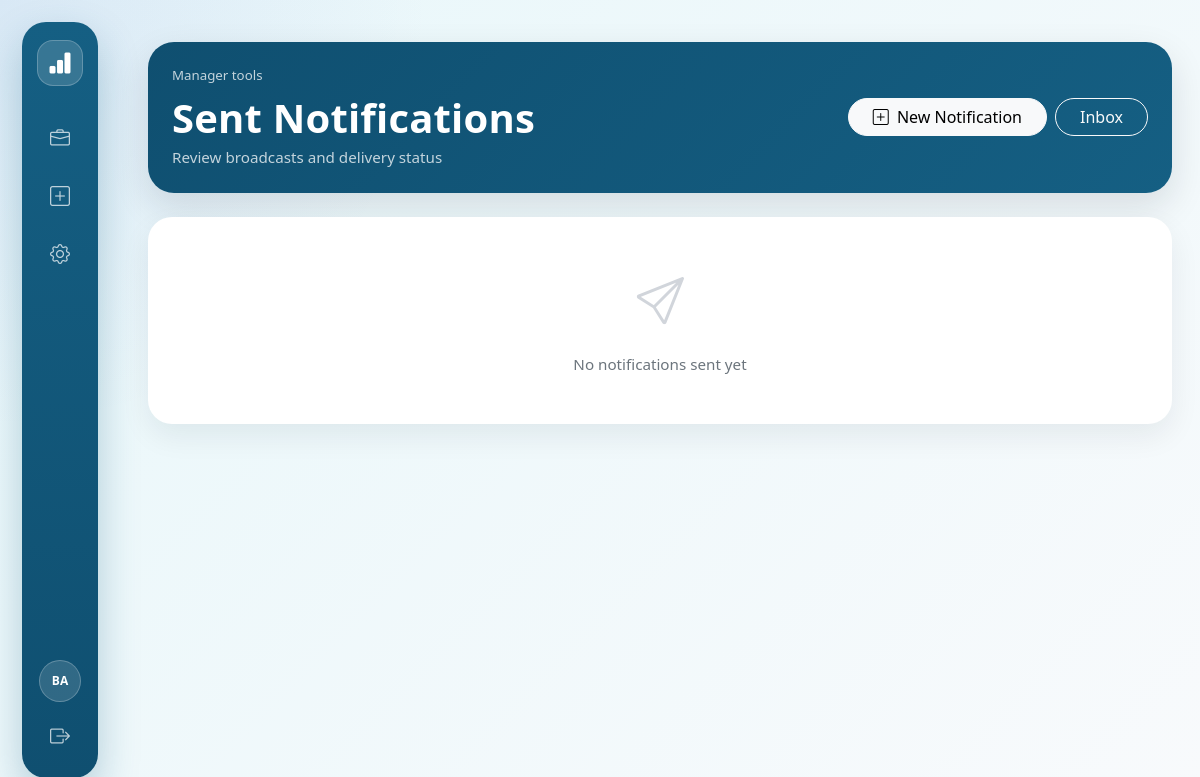
The app's page /notifications/sent/ (signed in), older data.
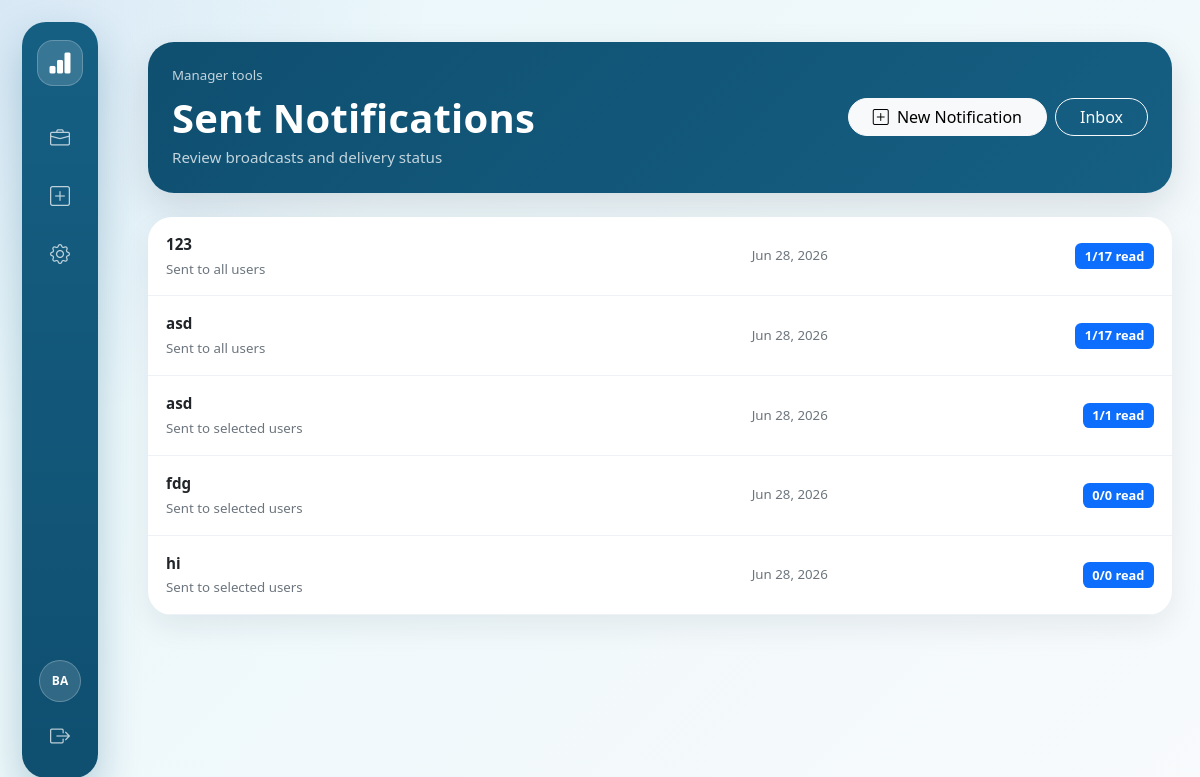
The same page, newer data.
### notifications/models.py (models this page shows, shortened)
class Notification(models.Model):
    sender = models.ForeignKey(
        settings.AUTH_USER_MODEL,
        on_delete=models.PROTECT,
        related_name='sent_notifications',
    )
    title = models.CharField(max_length=200)
    body = models.TextField()
    send_to_all = models.BooleanField(default=False)
    target_departments = models.ManyToManyField(Department, blank=True, related_name='notifications')
    created_at = models.DateTimeField(auto_now_add=True)
    sent_at = models.DateTimeField(null=True, blank=True)
    class Meta:
        ordering = ['-created_at']

### notifications/views.py (the view)
# urls.py: path('sent/', views.notification_sent_list, name='sent'),
@login_required
@user_passes_test(is_manager)
def notification_sent_list(request):
    notifications = (
        Notification.objects
        .filter(sender=request.user)
        .prefetch_related('deliveries__recipient', 'target_departments')
        .order_by('-sent_at', '-created_at')
    )
    rows = []
    for notification in notifications:
        deliveries = list(notification.deliveries.all())
        total_recipients = len(deliveries)
        read_count = sum(1 for delivery in deliveries if delivery.read_at is not None)
        departments = list(notification.target_departments.all())
        rows.append({
            'notification': notification,
            'total_recipients': total_recipients,
            'read_count': read_count,
            'departments': departments,
        })
    return render(request, 'notifications/notification_sent_list.html', {'rows': rows})

### core/context_processors.py (called while the page is built)
def unread_letter_count(request):
    if request.user.is_authenticated:
        try:
            from internal_letter.models import InternalLetter, LetterStatus
            unread_count = InternalLetter.objects.filter(
                recipient=request.user,
                status=LetterStatus.SENT
            ).exclude(read_by=request.user).count()
            return {'unread_letter_count': unread_count}
        except (ImportError, Exception):
            return {'unread_letter_count': 0}
    return {'unread_letter_count': 0}

### notifications/views.py (called while the page is built)
def is_manager(user):
    if not user.is_authenticated:
        return False
    if user.is_superuser or user.is_staff:
        return True
    profile = getattr(user, 'profile', None)
    return getattr(profile, 'role', None) in [Role.MIDDLE, Role.EXECUTIVE, Role.BOARD]

### notifications/templates/notifications/notification_sent_list.html (shortened to what this page needs)
{% extends "base.html" %}
{% block content %}
<div class="sent-shell">
  <div class="card sent-hero mb-4">
    <div class="card-body p-4">
      <div class="d-flex justify-content-between align-items-center flex-wrap gap-3">
        <div>
          <div class="small opacity-75 mb-2">Manager tools</div>
          <h1 class="page-title mb-1">Sent Notifications</h1>
          <div class="opacity-75">Review broadcasts and delivery status</div>
        </div>
        <div class="d-flex gap-2 flex-wrap">
          <a class="btn btn-light rounded-pill px-4" href="{% url 'notifications:create' %}">
            <i class="bi bi-plus-square me-1"></i> New Notification
          </a>
          <a class="btn btn-outline-light rounded-pill px-4" href="{% url 'notifications:inbox' %}">
            Inbox
          </a>
        </div>
      </div>
    </div>
  </div>
  <div class="card sent-card">
    {% for row in rows %}
      <div class="sent-row" onclick="window.location.href='{% url 'notifications:sent_detail' row.notification.pk %}'">
        <div class="row align-items-center g-3">
          <div class="col-md-7">
            <div class="fw-bold mb-1">{{ row.notification.title }}</div>
            <div class="text-muted small">
              {% if row.notification.send_to_all %}
                Sent to all users
              {% elif row.departments %}
                Sent to department{{ row.departments|length|pluralize }}:
                {% for department in row.departments %}{{ department.name }}{% if not forloop.last %}, {% endif %}{% endfor %}
              {% else %}
                Sent to selected users
              {% endif %}
            </div>
          </div>
          <div class="col-md-3 text-muted small">
            {% if row.notification.sent_at %}
              {{ row.notification.sent_at|date:"M d, Y" }}
            {% else %}
              {{ row.notification.created_at|date:"M d, Y" }}
            {% endif %}
          </div>
          <div class="col-md-2 text-md-end">
            <span class="badge bg-primary">{{ row.read_count }}/{{ row.total_recipients }} read</span>
          </div>
        </div>
      </div>
    {% empty %}
      <div class="text-center py-5">
        <i class="bi bi-send" style="font-size: 3rem; color: #d1d5db;"></i>
        <p class="text-muted mt-3 mb-0">No notifications sent yet</p>
      </div>
    {% endfor %}
  </div>
</div>
{% endblock %}

Row changes from the older to the newer data that the page shows:
added Notification: notification "123", send_to_all "Sent to all users", notification.sent_at "Jun 28, 2026", read_count "1", total_recipients "17"
added Notification: notification "asd", send_to_all "Sent to all users", notification.sent_at "Jun 28, 2026", read_count "1", total_recipients "17"
added Notification: notification "asd", send_to_all "Sent to selected users", notification.sent_at "Jun 28, 2026", read_count "1", total_recipients "1"
added Notification: notification "fdg", shows "Sent to selected users", notification.sent_at "Jun 28, 2026", read_count "0", total_recipients "0"
added Notification: notification "hi", shows "Sent to selected users", notification.sent_at "Jun 28, 2026", read_count "0", total_recipients "0"
Text that changed along with them:
text no longer shown: "No notifications sent yet"
